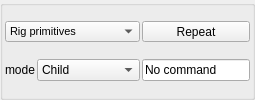
        <widget class="QGroupBox" name="groupBox_11">
         <property name="sizePolicy">
          <sizepolicy hsizetype="Preferred" vsizetype="Fixed">
           <horstretch>0</horstretch>
           <verstretch>0</verstretch>
          </sizepolicy>
         </property>
         <property name="title">
          <string/>
         </property>
         <layout class="QHBoxLayout" name="horizontalLayout_14">
          <property name="spacing">
           <number>2</number>
          </property>
          <property name="leftMargin">
           <number>2</number>
          </property>
          <property name="topMargin">
           <number>0</number>
          </property>
          <property name="rightMargin">
           <number>2</number>
          </property>
          <property name="bottomMargin">
           <number>0</number>
          </property>
          <item>
           <layout class="QHBoxLayout" name="horizontalLayout_15">
            <property name="spacing">
             <number>2</number>
            </property>
            <property name="sizeConstraint">
             <enum>QLayout::SetDefaultConstraint</enum>
            </property>
            <item>
             <layout class="QVBoxLayout" name="verticalLayout_11">
              <item>
               <widget class="QComboBox" name="RigObjectsCombo">
                <property name="sizePolicy">
                 <sizepolicy hsizetype="Expanding" vsizetype="Fixed">
                  <horstretch>0</horstretch>
                  <verstretch>0</verstretch>
                 </sizepolicy>
                </property>
                <property name="minimumSize">
                 <size>
                  <width>0</width>
                  <height>21</height>
                 </size>
                </property>
                <property name="maximumSize">
                 <size>
                  <width>16777215</width>
                  <height>21</height>
                 </size>
                </property>
                <property name="font">
                 <font>
                  <pointsize>8</pointsize>
                  <weight>50</weight>
                  <bold>false</bold>
                 </font>
                </property>
                <property name="maxVisibleItems">
                 <number>15</number>
                </property>
                <property name="minimumContentsLength">
                 <number>15</number>
                </property>
                <property name="+cc" stdset="0">
                 <string>&quot;tksi.rigObjCommand()&quot;</string>
                </property>
                <item>
                 <property name="text">
                  <string>Rig primitives</string>
                 </property>
                </item>
                <item>
                 <property name="text">
                  <string>---------------------</string>
                 </property>
                </item>
                <item>
                 <property name="text">
                  <string>Controller</string>
                 </property>
                </item>
                <item>
                 <property name="text">
                  <string>Deformer</string>
                 </property>
                </item>
                <item>
                 <property name="text">
                  <string>Locator</string>
                 </property>
                </item>
                <item>
                 <property name="text">
                  <string>Group</string>
                 </property>
                </item>
               </widget>
              </item>
              <item>
               <layout class="QHBoxLayout" name="horizontalLayout_25">
                <property name="topMargin">
                 <number>0</number>
                </property>
                <item>
                 <widget class="QLabel" name="label_5">
                  <property name="sizePolicy">
                   <sizepolicy hsizetype="Fixed" vsizetype="Preferred">
                    <horstretch>0</horstretch>
                    <verstretch>0</verstretch>
                   </sizepolicy>
                  </property>
                  <property name="text">
                   <string>mode</string>
                  </property>
                 </widget>
                </item>
                <item>
                 <widget class="QComboBox" name="RigObjectsModeCB">
                  <item>
                   <property name="text">
                    <string>Child</string>
                   </property>
                  </item>
                  <item>
                   <property name="text">
                    <string>Parent</string>
                   </property>
                  </item>
                  <item>
                   <property name="text">
                    <string>Constrained</string>
                   </property>
                  </item>
                  <item>
                   <property name="text">
                    <string>Constraining</string>
                   </property>
                  </item>
                 </widget>
                </item>
               </layout>
              </item>
             </layout>
            </item>
            <item>
             <layout class="QVBoxLayout" name="verticalLayout_12">
              <property name="spacing">
               <number>2</number>
              </property>
              <item>
               <widget class="QPushButton" name="repeatRigObjsBT">
                <property name="minimumSize">
                 <size>
                  <width>0</width>
                  <height>21</height>
                 </size>
                </property>
                <property name="maximumSize">
                 <size>
                  <width>16777215</width>
                  <height>21</height>
                 </size>
                </property>
                <property name="text">
                 <string>Repeat</string>
                </property>
                <property name="+c" stdset="0">
                 <string>&quot;tksi.repeatRigObjClick()&quot;</string>
                </property>
               </widget>
              </item>
              <item>
               <widget class="QLineEdit" name="repeatRigObjsLE">
                <property name="text">
                 <string>No command</string>
                </property>
                <property name="readOnly">
                 <bool>true</bool>
                </property>
               </widget>
              </item>
             </layout>
            </item>
           </layout>
          </item>
         </layout>
        </widget>
